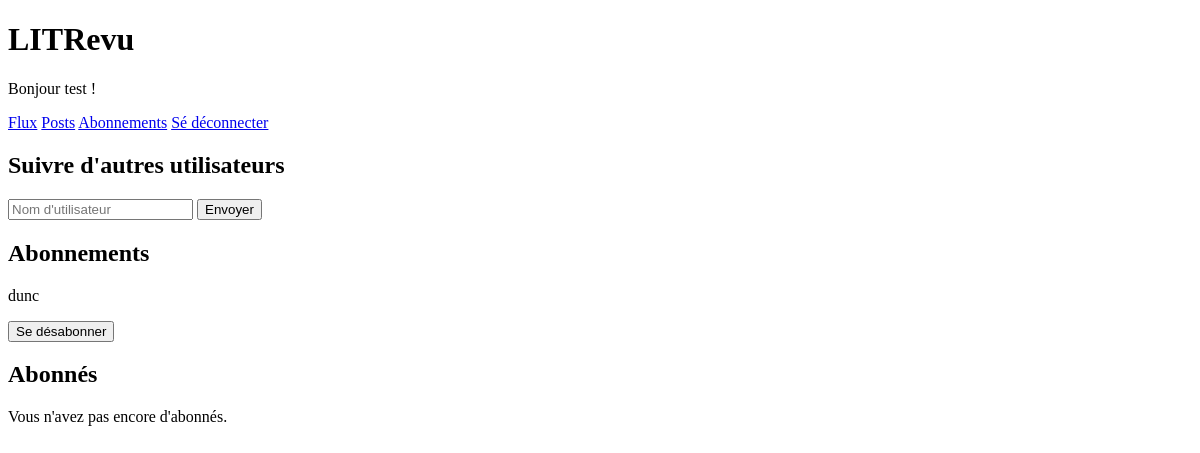
/follow/ (signed in), run on an earlier commit of the app's database.
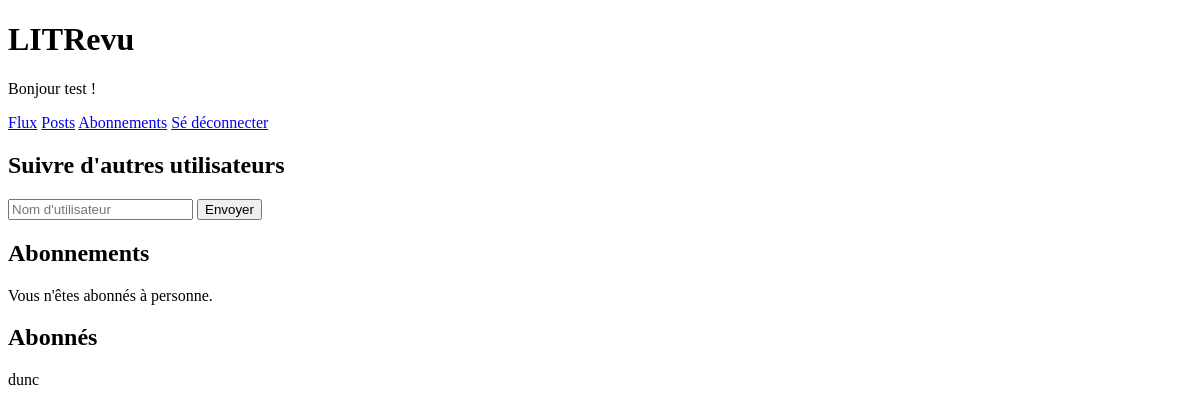
And on a later commit of the database.
### authentication/models.py (models this page shows)
class User(AbstractUser):
    follows = models.ManyToManyField('self', symmetrical=False, related_name='followers', blank=True)

### review_app/views.py (the view, shortened to what this page needs)
# urls.py: path('follow/', review_app.views.follow_user, name='follow'),
@login_required
def follow_user(request):
    message = ""
    context = {
        'message': message,
        'follows': request.user.follows.all(),  # mes abonnements
        'followers': request.user.followers.all(),  # mes abonnés
    }
    return render(request, 'review_app/follow.html', {'context': context})

### review_app/templates/review_app/follow.html (shortened to what this page needs)
{% extends 'base.html' %}
{% block content %}
    <h2>Suivre d'autres utilisateurs</h2>
    <form action="" method="post">
        <input type="text" name="username" placeholder="Nom d'utilisateur">
        <button type="submit">Envoyer</button>
    </form>
    <h2>Abonnements</h2>
    {% if context.follows %}
        {% for follow in context.follows %}
            <form action="" method="post">
                <p>{{ follow.username }}</p>
                <button type="submit">Se désabonner</button>
            </form>
        {% endfor %}
    {% else %}
        <p>Vous n'êtes abonnés à personne.</p>
    {% endif %}
    <h2>Abonnés</h2>
    {% if context.followers %}
        {% for follower in context.followers %}
            <p>{{ follower.username }}</p>
        {% endfor %}
    {% else %}
        <p>Vous n'avez pas encore d'abonnés.</p>
    {% endif %}
{% endblock content %}

What changed in the data, as far as the page shows it:
changed User "dunc": moves from the list under "Abonnements" to the list under "Abonnés"
Also different on the page:
text no longer shown: "Vous n'avez pas encore d'abonnés."
text now shown: "Vous n'êtes abonnés à personne."
